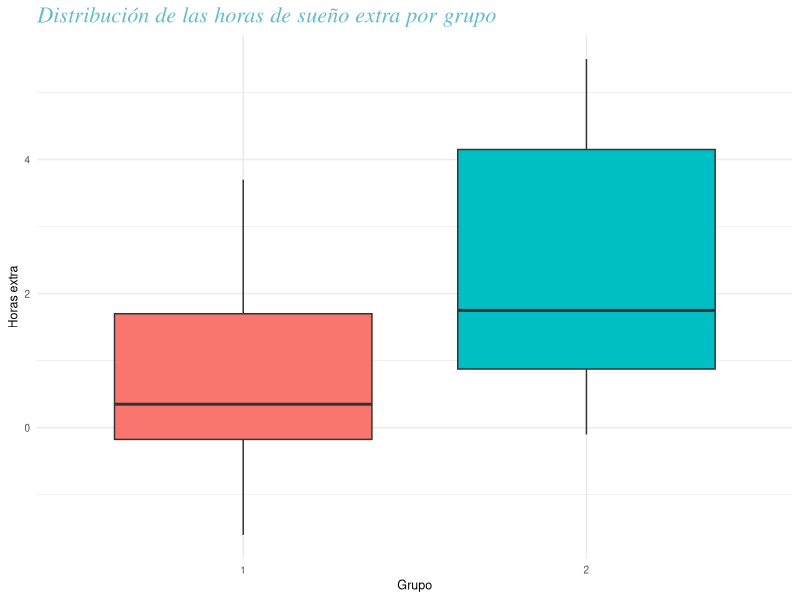
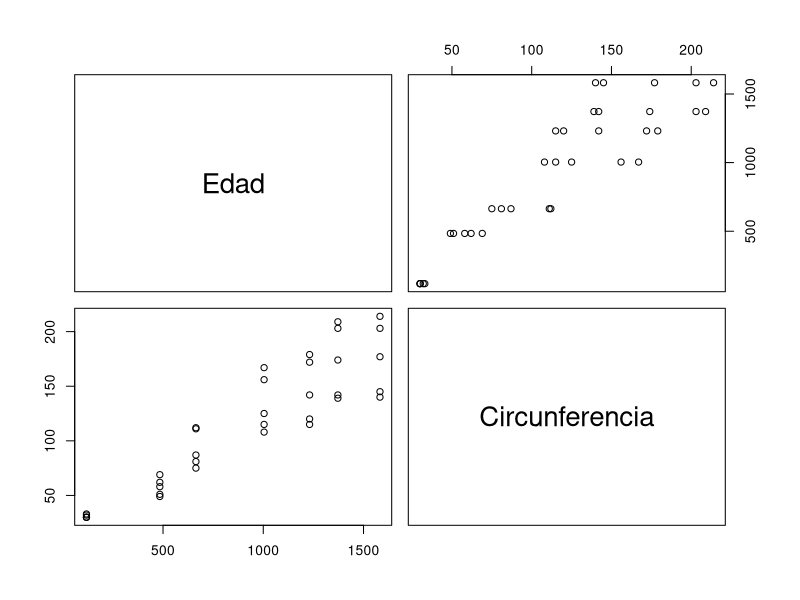
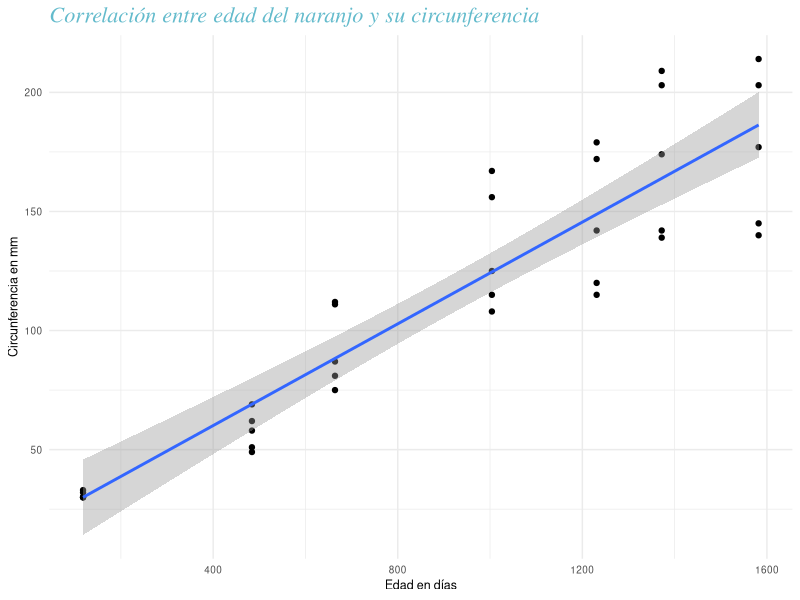

These charts were generated, in order, by the following R code:
## ---- chunk 1
library(dplyr)
library(ggplot2)
## ---- chunk 2
View(sleep)
## ---- chunk 3
Sueño <- sleep
## ---- chunk 4
shapiro.test(Sueño$extra[Sueño$group == 1])
shapiro.test(Sueño$extra[Sueño$group == 2])
## ---- chunk 5
# media
mean(Sueño$extra[Sueño$group == 1])
mean(Sueño$extra[Sueño$group == 2])
# mediana
median(Sueño$extra[Sueño$group == 1])
median(Sueño$extra[Sueño$group == 2])
# moda
sacarmoda <- function(datos){
  libreria <- unique(datos)
  incidencias <- integer(length(libreria))

  for (i in incidencias){
    i <- 0
  }
  
  for (dato in datos){
    aux <- 1
    while (aux <= length(libreria)){
      if (dato == libreria[aux]){
        break
      }else{
      aux <- aux + 1
      }
    }
    incidencias[aux] <- incidencias[aux] + 1
  }
  
  auxmax = incidencias[1]
  for (i in incidencias){
    if (i > auxmax)
      auxmax <- i
  }
  
  libreria[auxmax]
}

sacarmoda(Sueño$extra[Sueño$group == 1])
sacarmoda(Sueño$extra[Sueño$group == 2])
## ---- chunk 6
# Desviación estándar
sd(Sueño$extra[Sueño$group == 1])
sd(Sueño$extra[Sueño$group == 2])
## ---- chunk 7
t.test(Sueño$extra[Sueño$group == 1], Sueño$extra[Sueño$group == 2])
## ---- chunk 8
boxplots_sueño <- ggplot(Sueño, aes(x= group, y= extra, fill= group)) +
  geom_boxplot() +
  labs(title = "Distribución de las horas de sueño extra por grupo", x = "Grupo", y = "Horas extra") + theme_minimal() + theme(plot.title = element_text(size = 16, color = "#64BBCC", face = "italic", "bold", family ="serif"), text = element_text(size = 9), legend.title = element_blank(), legend.text = element_blank(), legend.position='none')
boxplots_sueño
## ---- chunk 9
Base2 <- Orange

View(Base2)
## ---- chunk 10
Circunferencia <- Orange$circumference
Edad <- Orange$age

cor(x = Edad, y = Circunferencia)
pairs(Edad ~ Circunferencia)
## ---- chunk 11
Base2_scatter <- ggplot(Base2, aes(Edad, Circunferencia)) +
  geom_point () +
  geom_smooth(method=lm) +
  labs(title = "Correlación entre edad del naranjo y su circunferencia", x = "Edad en días", y = "Circunferencia en mm") + theme_minimal() + theme(plot.title = element_text(size = 16, color = "#64BBCC", face = "italic", "bold", family ="serif"), text = element_text(size = 9))
Base2_scatter
## ---- chunk 12
base3 <- chickwts
View(base3)
## ---- chunk 13
shapiro.test(base3$weight[base3$feed == "horsebean"])
shapiro.test(base3$weight[base3$feed == "linseed"])
shapiro.test(base3$weight[base3$feed == "soybean"])
shapiro.test(base3$weight[base3$feed == "sunflower"])
shapiro.test(base3$weight[base3$feed == "meatmeal"])
shapiro.test(base3$weight[base3$feed == "casein"])
